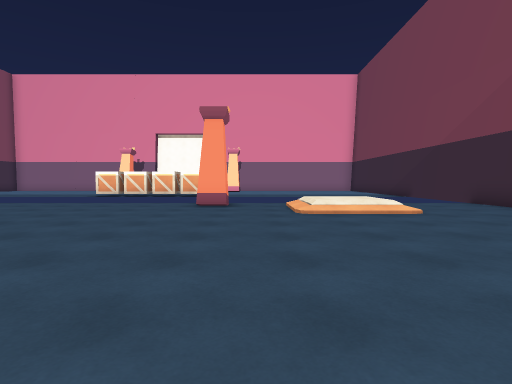
[1] (above)

15 first-person views from a walk through a scene from a Unity 3-D project. The camera is 1.2 m above the floor, tilts 2° down and sees 80° across. The floor is counted in squares, 1.8 m on a side. Each view is taken from the middle of a square. On the plan, view 1 faces up. The plan holds only what a view shows up to about 10 squares ahead; the rest is blank. The place goes on beyond the plan. The player is left out. Some animated figures are left out.

[2]
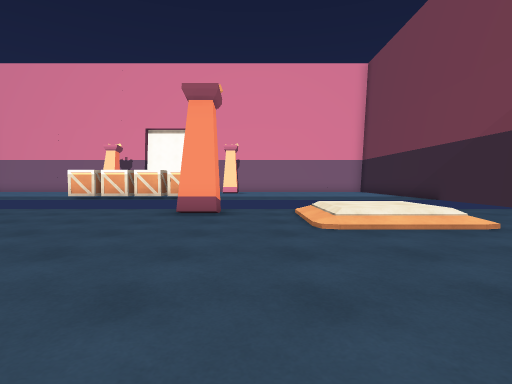

[3]
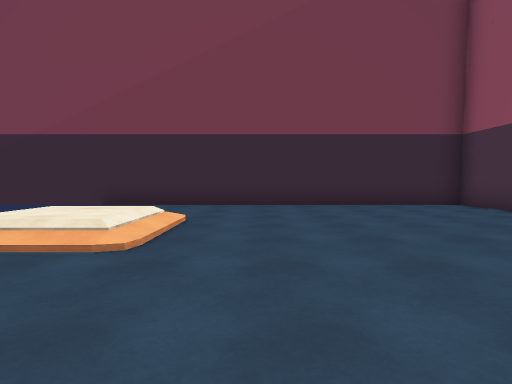

[4]
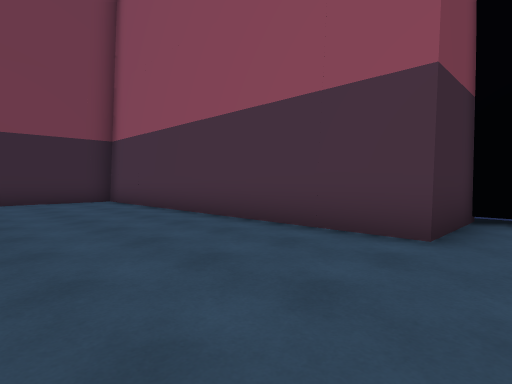

[5]
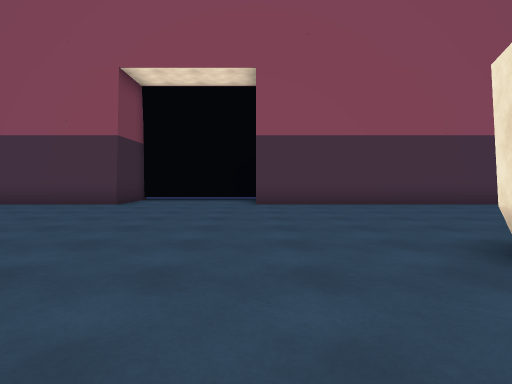

[6]
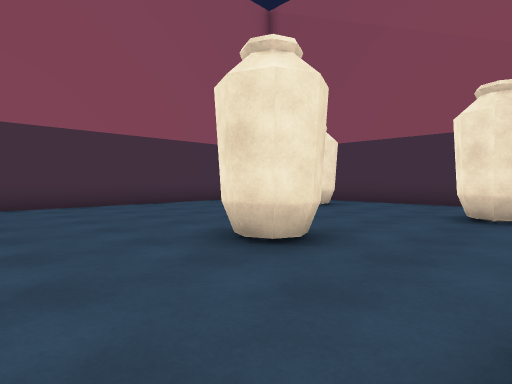

[7]
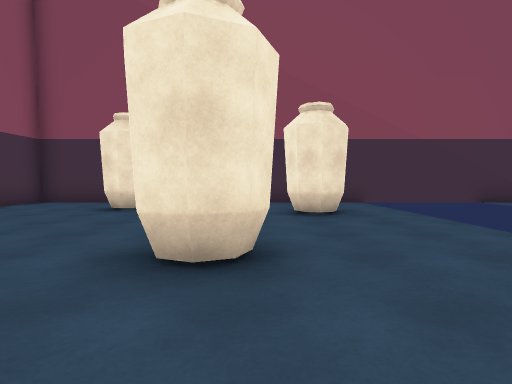

[8]
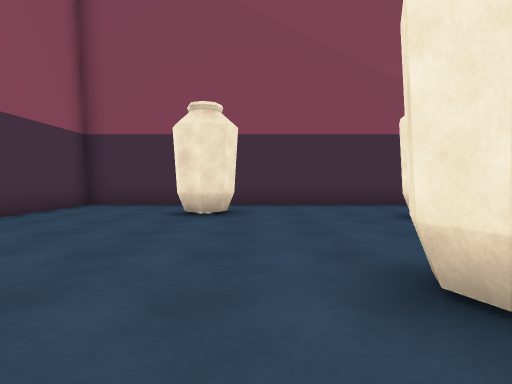

[9]
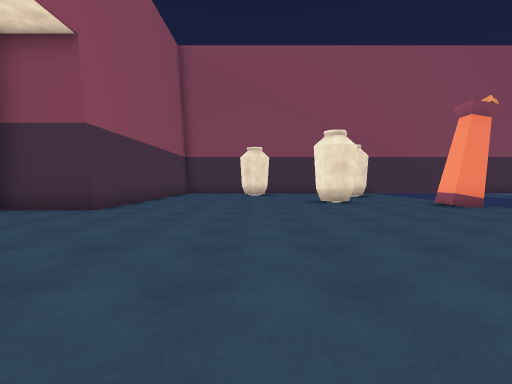

[10]
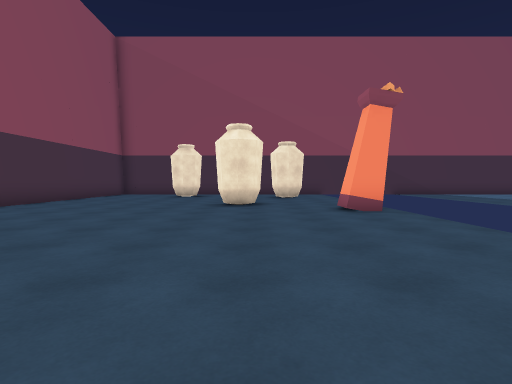

[11]
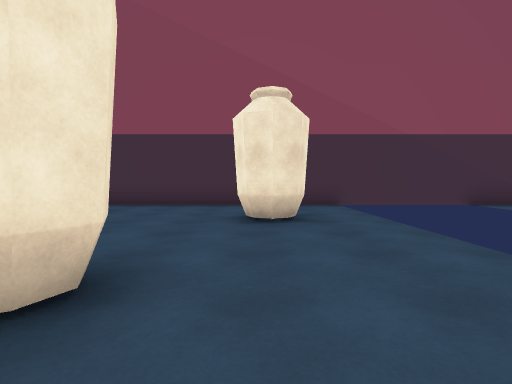

[12]
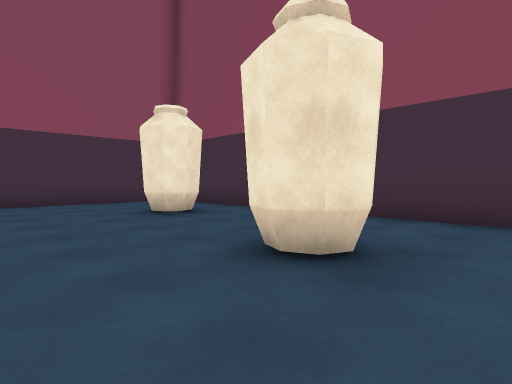

[13]
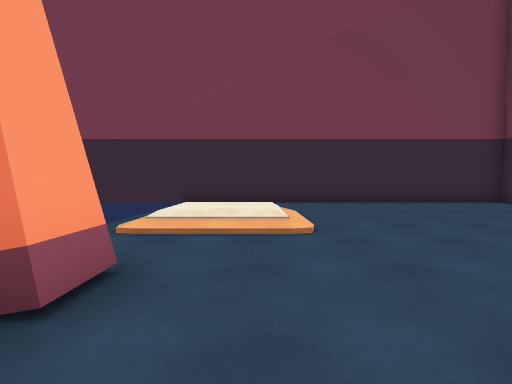

[14]
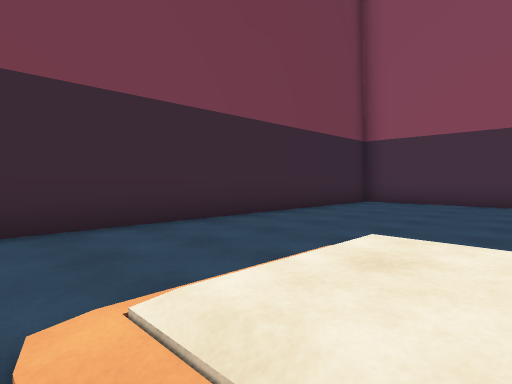

[15]
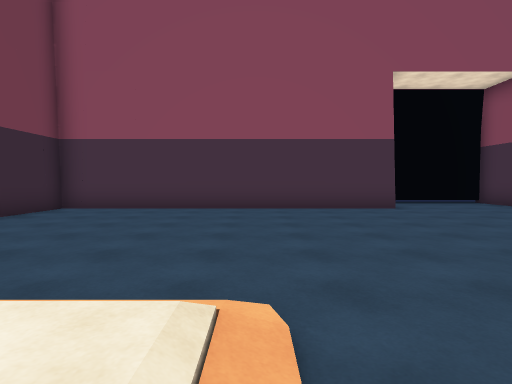

### Floor plan
Key: @ floor where view 1 was taken; # wall or solid block; . floor; / step, stairs or slope; T torch; J jar.
Columns run from 17 left of view 1 to 7 right of it. Each row starts with its distance up from view 1.
 12 #                       #
 11 #                       #
 10 #                       #
  9 #....... T......T.///...#
  8 #..J.....T......T./  ...#
  7 #..#J............./  ...#
  6 #......JJ.........///...#
  5 #......#................#
  4 #.......................#
  3 #.#J....................#
  2 #.......................#
  1 #.......................#
  0 #................@......#
 -1 ###########...###########
 -2           #...#
 -3           #   #

Where each view was taken, in squares from view 1:
view 1: 0 up, 0 right, facing up
view 2: 2 up, 0 right, facing up
view 3: 5 up, 2 left, facing right
view 4: 3 up, 4 left, facing down-right
view 5: 8 up, 7 left, facing down
view 6: 8 up, 7 left, facing down-left
view 7: 6 up, 7 left, facing left
view 8: 4 up, 8 left, facing left
view 9: 3 up, 0 right, facing left
view 10: 6 up, 1 left, facing left
view 11: 7 up, 8 left, facing left
view 12: 9 up, 11 left, facing down-left
view 13: 7 up, 3 left, facing right
view 14: 9 up, 2 right, facing down-right
view 15: 8 up, 1 right, facing down
